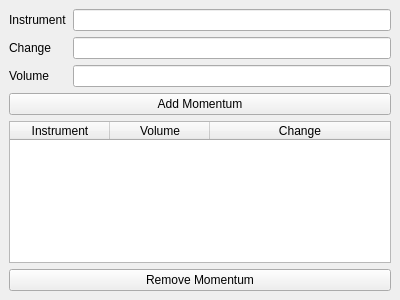
<?xml version="1.0" encoding="UTF-8"?>
<ui version="4.0">
 <class>TradingSignalMomentum</class>
 <widget class="QDockWidget" name="TradingSignalMomentum">
  <property name="geometry">
   <rect>
    <x>0</x>
    <y>0</y>
    <width>400</width>
    <height>300</height>
   </rect>
  </property>
  <property name="windowTitle">
   <string>TradingSignalMomentum</string>
  </property>
  <widget class="QWidget" name="dockWidgetContents">
   <layout class="QVBoxLayout" name="verticalLayout">
    <item>
     <layout class="QFormLayout" name="formLayout">
      <property name="fieldGrowthPolicy">
       <enum>QFormLayout::ExpandingFieldsGrow</enum>
      </property>
      <item row="0" column="0">
       <widget class="QLabel" name="instrument_label">
        <property name="text">
         <string>Instrument</string>
        </property>
       </widget>
      </item>
      <item row="0" column="1">
       <widget class="QLineEdit" name="instrument_text"/>
      </item>
      <item row="1" column="1">
       <widget class="QLineEdit" name="change_text"/>
      </item>
      <item row="1" column="0">
       <widget class="QLabel" name="change_label">
        <property name="text">
         <string>Change</string>
        </property>
       </widget>
      </item>
      <item row="2" column="1">
       <widget class="QLineEdit" name="volume_text"/>
      </item>
      <item row="2" column="0">
       <widget class="QLabel" name="volume_label">
        <property name="text">
         <string>Volume</string>
        </property>
       </widget>
      </item>
     </layout>
    </item>
    <item>
     <widget class="QPushButton" name="momentum_add">
      <property name="text">
       <string>Add Momentum</string>
      </property>
     </widget>
    </item>
    <item>
     <widget class="QTableWidget" name="tableWidget">
      <property name="selectionMode">
       <enum>QAbstractItemView::SingleSelection</enum>
      </property>
      <property name="selectionBehavior">
       <enum>QAbstractItemView::SelectRows</enum>
      </property>
      <attribute name="horizontalHeaderCascadingSectionResizes">
       <bool>true</bool>
      </attribute>
      <attribute name="horizontalHeaderHighlightSections">
       <bool>false</bool>
      </attribute>
      <attribute name="horizontalHeaderStretchLastSection">
       <bool>true</bool>
      </attribute>
      <attribute name="verticalHeaderVisible">
       <bool>false</bool>
      </attribute>
      <column>
       <property name="text">
        <string>Instrument</string>
       </property>
      </column>
      <column>
       <property name="text">
        <string>Volume</string>
       </property>
      </column>
      <column>
       <property name="text">
        <string>Change</string>
       </property>
      </column>
     </widget>
    </item>
    <item>
     <widget class="QPushButton" name="removeButton">
      <property name="text">
       <string>Remove Momentum</string>
      </property>
     </widget>
    </item>
   </layout>
  </widget>
 </widget>
 <resources/>
 <connections/>
</ui>
